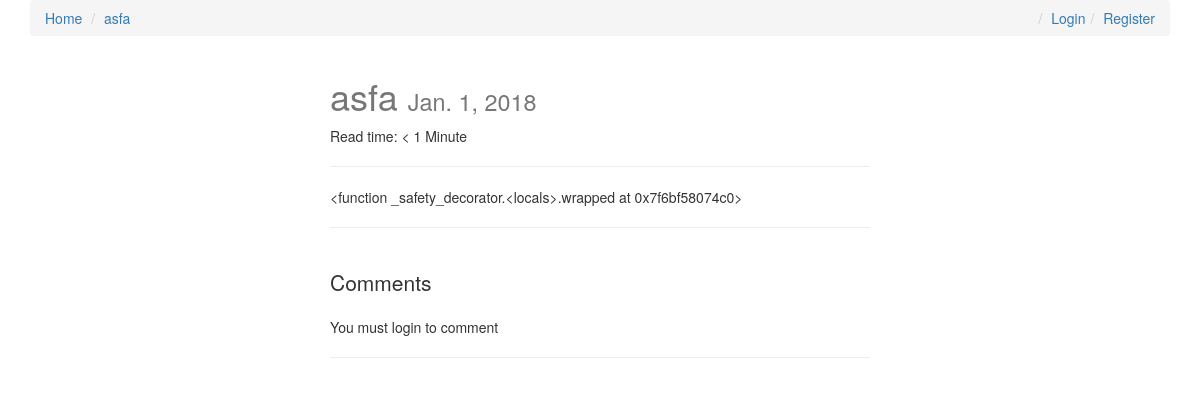
The page /asfa/ on the database as committed earlier.
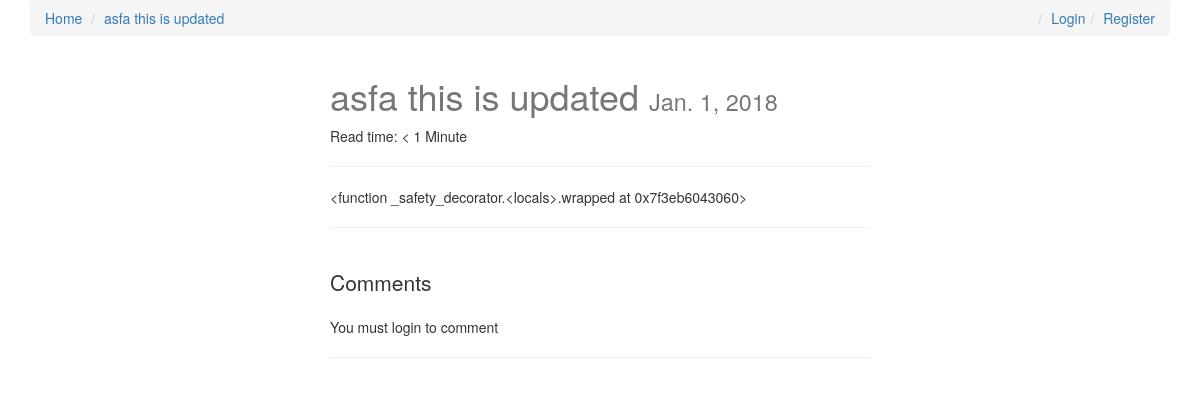
The same page on the database as committed later.
### posts/models.py (models this page shows, shortened)
class Post(models.Model):
    user = models.ForeignKey(settings.AUTH_USER_MODEL, default=1)
    title = models.CharField(max_length=120)
    slug = models.SlugField(unique=True)
    image = models.ImageField(upload_to=upload_location,
            null=True,
            blank=True,
            width_field="width_field",
            height_field="height_field")
    height_field = models.IntegerField(default=0)
    width_field = models.IntegerField(default=0)
    content = models.TextField()
    draft = models.BooleanField(default=False)
    publish = models.DateField(auto_now=False, auto_now_add=False)
    read_time =  models.IntegerField(default=0) # models.TimeField(null=True, blank=True) #assume minutes
    updated = models.DateTimeField(auto_now=True, auto_now_add=False)
    timestamp = models.DateTimeField(auto_now=False, auto_now_add=True)
    objects = PostManager()
    def get_absolute_url(self):
        return reverse("posts:detail", kwargs={"slug": self.slug})
    class Meta:
        ordering = ["-timestamp", "-updated"]
    def get_markdown(self):
        content = self.content
        markdown_text = markdown(content)
        return mark_safe(markdown_text)
    @property
    def comments(self):
        instance = self
        qs = Comment.objects.filter_by_instance(instance)
        return qs
    @property
    def get_content_type(self):
        instance = self
        content_type = ContentType.objects.get_for_model(instance.__class__)
        return content_type

### posts/views.py (the view, shortened to what this page needs)
# urls.py: url(r'^(?P<slug>[\w-]+)/$', post_detail, name='detail'),
def post_detail(request, slug=None):
	instance = get_object_or_404(Post, slug=slug)
	if instance.publish > timezone.now().date() or instance.draft:
		if not request.user.is_staff or not request.user.is_superuser:
			raise Http404
	share_string = quote_plus(instance.content)
	initial_data = {
			"content_type": instance.get_content_type,
			"object_id": instance.id
	}
	form = CommentForm(request.POST or None, initial=initial_data)
	comments = instance.comments
	context = {
		"title": instance.title,
		"instance": instance,
		"share_string": share_string,
		"comments": comments,
		"comment_form":form,
	}
	return render(request, "post_detail.html", context)

### comments/models.py (called while the page is built)
    def filter_by_instance(self, instance):
        content_type = ContentType.objects.get_for_model(instance.__class__)
        obj_id = instance.id
        qs = super(CommentManager, self).filter(content_type=content_type, object_id= obj_id).filter(parent=None)
        return qs

### posts/templatetags/urlify.py (called while the page is built)
@register.filter
def urlify(value):
    return quote_plus(value)

### templates/post_detail.html (shortened to what this page needs)
{% extends "base.html" %}
{% load urlify %}
{% load crispy_forms_tags %}
 {% block post_detail_link %}
  <li><a href='{{ instance.get_absolute_url }}'>{{ instance.title }}</a></li>
  {% endblock %}
{% block content %}
<div class='col-sm-6 col-sm-offset-3'>
<h1>{{ title }} <small>{% if instance.draft %}<span style='color:red;'>Draft</span> {% endif %}{{ instance.publish }}</small></h1>
<p>Read time: {% if instance.read_time <= 1 %} < 1 Minute {% else %}{{ instance.read_time }} minutes {% endif %}</p>
<p><div class="fb-like" data-href="{{ request.build_absolute_uri }}" data-layout="button_count" data-action="like" data-show-faces="true" data-share="true"></div>
<hr/>
</p>
<div class='row'>
<div class='col-sm-12 '>
   <div class='post-detail-item'>{{ instance.get_markdown }}</div>
    <hr/>
    <br/>
    <div>
        <p class='lead'>Comments</p>
        {% if request.user.is_authenticated %}
        <form method="POST" action="."> {% csrf_token %}
            {{ comment_form|crispy }}
            <input type='submit' value='Post comment' class='btn btn-default'>
        </form>
        {% else %}
        <p>You must login to comment </p>
        {% endif %}
        <hr/>
    </div>
</div>
</div>
</div>
{% endblock content %}

Rows that differ between the two databases and show on the page:
changed Post: title "asfa" → "asfa this is updated"; get_markdown "<function _safety_decorator.<locals>.wrapped at 0x7f6bf58074c0>" → "<function _safety_decorator.<locals>.wrapped at 0x7f3eb6043060>"
